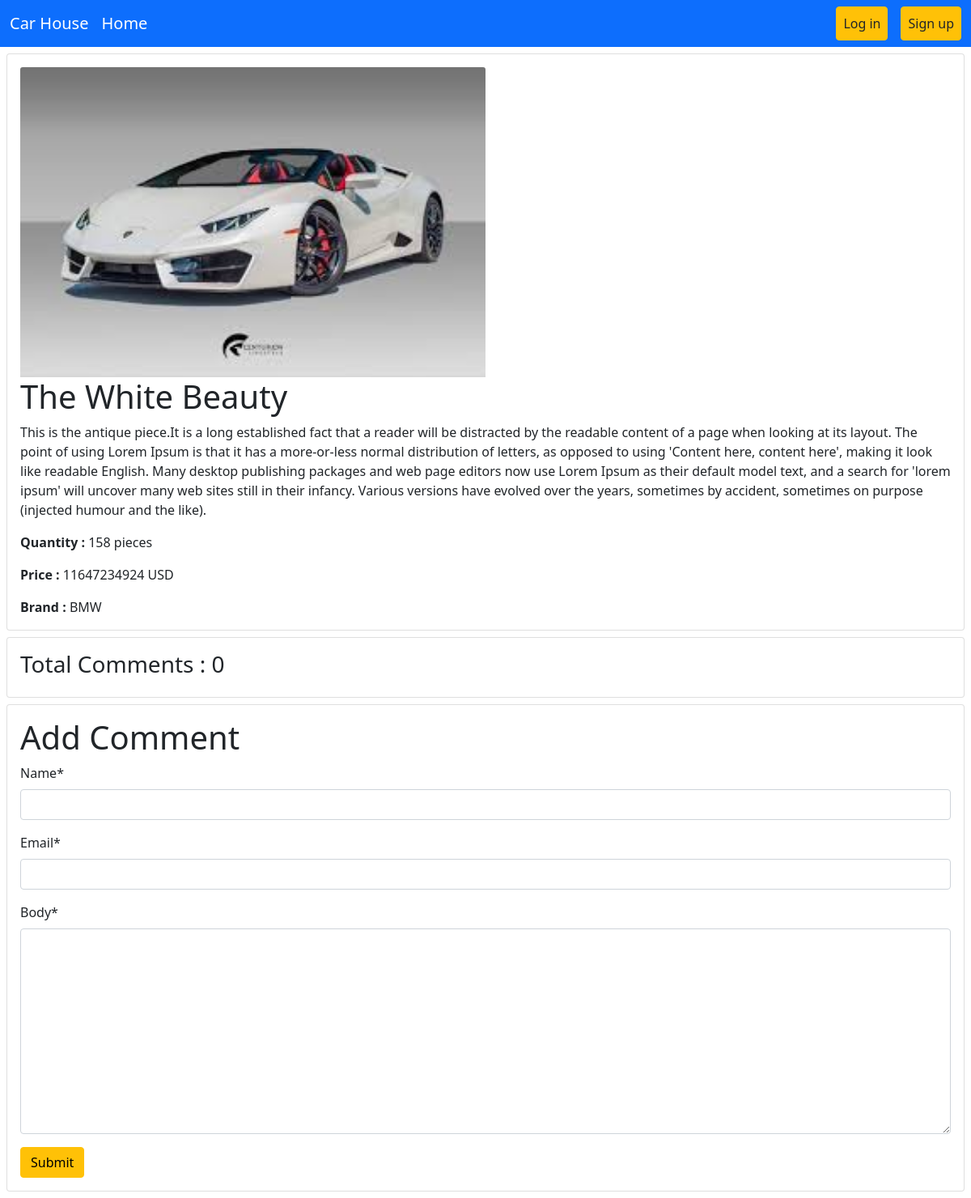
The page /car/car_details/2/ on the database its author committed.
### cars/models.py (models this page shows, shortened)
class Car(models.Model):
    title = models.CharField(max_length=100)
    description = models.TextField()
    price = models.IntegerField()
    quantity = models.IntegerField(null=True)
    image = models.ImageField(upload_to="uploads/")
    brand = models.ForeignKey(Brands, on_delete=models.CASCADE)

### brands/models.py (models this page shows)
class Brands(models.Model):
    name = models.CharField(max_length=100)
    slug = models.SlugField(max_length=100)
    def __str__(self) -> str:
        return self.name

### cars/views.py (the view, shortened to what this page needs)
# urls.py: path('car_details/<int:id>/', views.DetailCarView.as_view(), name='cardetails'),
class DetailCarView(DetailView):
    model = models.Car
    pk_url_kwarg = "id"
    template_name = "./cars/car_details.html"
    def get_context_data(self, **kwargs):
        context = super().get_context_data(**kwargs)
        car = self.object
        comments = car.comments.all()
        comment_form = forms.CommentForm()
        context['comments'] = comments
        context['comment_form'] = comment_form
        return context

### cars/forms.py
class CommentForm(forms.ModelForm):
    class Meta:
        model = Comment
        fields = ['name', 'email', 'body']

### cars/templates/cars/car_details.html (shortened to what this page needs)
{% extends "base.html" %}
{% load crispy_forms_tags %}
{% block content %}
<div class="col-sm-12">
  <div class="card m-2">
    <div class="card-body">
      <img
        src="{{car.image.url}}"
        class="card-img-top"
        alt="image"
        style="width: 50%"
      />
      <h1 class="card-title">{{car.title}}</h1>
      <p class="card-text">{{car.description}}</p>
      <p class="card-text"><b>Quantity :</b> {{car.quantity}} pieces</p>
      <p class="card-text"><b>Price :</b> {{car.price}} USD</p>
      <p class="card-text"><b>Brand :</b> {{car.brand}}</p>
    </div>
  </div>
</div>
<div class="card m-2">
    <h3 class="p-3">Total Comments : {{comments|length}}</h3>
  </div>
<div class="card m-2">
  <div class="card-body">
    <form action="" method="POST">
      <h1>Add Comment</h1>
      {{comment_form|crispy}}
      <button class="btn btn-warning">Submit</button>
    </form>
  </div>
</div>
{% endblock content %}

### rows shown on the page
Car: image (picture), title "The White Beauty", description "This is the antique piece.It is a long established fact that a reader will be distracted by the readable content of a page when looking at its layout. The point of using Lorem Ipsum is that it has a more-or-less normal distribution of letters, as opposed to using 'Content here, content here', making it look like readable English. Many desktop publishing packages and web page editors now use Lorem Ipsum as their default model text, and a search for 'lorem ipsum' will uncover many web sites still in their infancy. Various versions have evolved over the years, sometimes by accident, sometimes on purpose (injected humour and the like).", quantity "158", price "11647234924", brand "BMW"

### other values the page prints
{{ comments|length }} "0"
